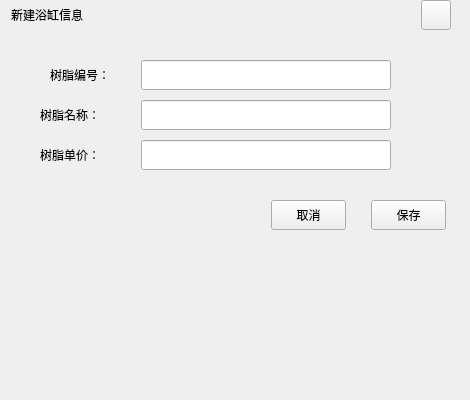
<?xml version="1.0" encoding="UTF-8"?>
<ui version="4.0">
 <class>ResinNew</class>
 <widget class="QWidget" name="ResinNew">
  <property name="geometry">
   <rect>
    <x>0</x>
    <y>0</y>
    <width>470</width>
    <height>400</height>
   </rect>
  </property>
  <property name="windowTitle">
   <string>Form</string>
  </property>
  <widget class="QLineEdit" name="ResinPrice">
   <property name="geometry">
    <rect>
     <x>141</x>
     <y>140</y>
     <width>250</width>
     <height>30</height>
    </rect>
   </property>
  </widget>
  <widget class="QLabel" name="InerLab">
   <property name="geometry">
    <rect>
     <x>51</x>
     <y>80</y>
     <width>401</width>
     <height>231</height>
    </rect>
   </property>
   <property name="styleSheet">
    <string notr="true"/>
   </property>
   <property name="text">
    <string/>
   </property>
  </widget>
  <widget class="QLineEdit" name="ResinID">
   <property name="geometry">
    <rect>
     <x>141</x>
     <y>60</y>
     <width>250</width>
     <height>30</height>
    </rect>
   </property>
  </widget>
  <widget class="QLineEdit" name="ResinName">
   <property name="geometry">
    <rect>
     <x>141</x>
     <y>100</y>
     <width>250</width>
     <height>30</height>
    </rect>
   </property>
  </widget>
  <widget class="QPushButton" name="CancleBtn">
   <property name="geometry">
    <rect>
     <x>271</x>
     <y>200</y>
     <width>75</width>
     <height>30</height>
    </rect>
   </property>
   <property name="text">
    <string>取消</string>
   </property>
  </widget>
  <widget class="QLabel" name="TitleLab">
   <property name="geometry">
    <rect>
     <x>1</x>
     <y>10</y>
     <width>461</width>
     <height>31</height>
    </rect>
   </property>
   <property name="text">
    <string/>
   </property>
  </widget>
  <widget class="QLabel" name="UserLab_1">
   <property name="geometry">
    <rect>
     <x>40</x>
     <y>100</y>
     <width>101</width>
     <height>30</height>
    </rect>
   </property>
   <property name="text">
    <string>树脂名称：</string>
   </property>
  </widget>
  <widget class="QLabel" name="label">
   <property name="geometry">
    <rect>
     <x>11</x>
     <y>0</y>
     <width>151</width>
     <height>30</height>
    </rect>
   </property>
   <property name="text">
    <string>新建浴缸信息</string>
   </property>
  </widget>
  <widget class="QPushButton" name="SaveBtn">
   <property name="geometry">
    <rect>
     <x>371</x>
     <y>200</y>
     <width>75</width>
     <height>30</height>
    </rect>
   </property>
   <property name="text">
    <string>保存</string>
   </property>
  </widget>
  <widget class="QLabel" name="UserLab_2">
   <property name="geometry">
    <rect>
     <x>40</x>
     <y>140</y>
     <width>101</width>
     <height>30</height>
    </rect>
   </property>
   <property name="text">
    <string>树脂单价：</string>
   </property>
  </widget>
  <widget class="QPushButton" name="CloseBtn">
   <property name="geometry">
    <rect>
     <x>421</x>
     <y>0</y>
     <width>30</width>
     <height>30</height>
    </rect>
   </property>
   <property name="text">
    <string/>
   </property>
  </widget>
  <widget class="QLabel" name="UserLab_3">
   <property name="geometry">
    <rect>
     <x>50</x>
     <y>60</y>
     <width>91</width>
     <height>30</height>
    </rect>
   </property>
   <property name="text">
    <string>树脂编号：</string>
   </property>
  </widget>
  <zorder>InerLab</zorder>
  <zorder>TitleLab</zorder>
  <zorder>ResinPrice</zorder>
  <zorder>ResinID</zorder>
  <zorder>ResinName</zorder>
  <zorder>CancleBtn</zorder>
  <zorder>UserLab_1</zorder>
  <zorder>label</zorder>
  <zorder>SaveBtn</zorder>
  <zorder>UserLab_2</zorder>
  <zorder>CloseBtn</zorder>
  <zorder>UserLab_3</zorder>
 </widget>
 <resources/>
 <connections/>
</ui>
